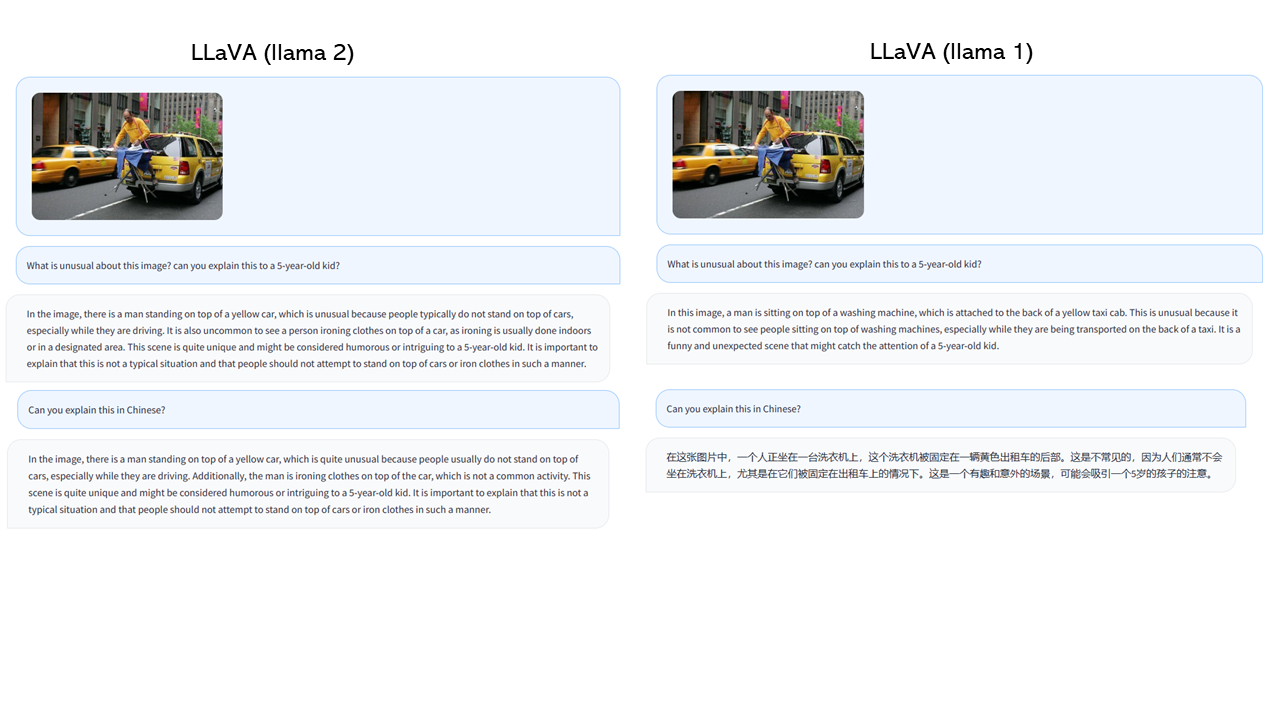
#> input picture LLaVA/images/llava_example_cmp.png, 1280 x 720 px
$ python -i crop_regional.py   (imports and definitions only)
#> lines starting #> are read from the running program, lines starting #| are printed output that depends on the picture; after the words box and inside, x2 and y2 are one past the last pixel; in counts of white or black regions, pixels touching at a corner belong together
#> in crop, image is the input picture: shape (720, 1280, 3); mean B, G, R 241, 238.9, 237.1
from __future__ import print_function
from __future__ import division
import cv2
import numpy as np
import os
from PIL import Image
from builtins import range
from past.utils import old_div
from scipy import optimize
import pdb
import multiprocessing
from functools import reduce
import json
from tqdm import tqdm

INF = 1e9


# [40 lines left out: functions findMaxRect, residual, not called in this run]


########################################################################
def residual_star(args):
    return residual(*args)


########################################################################
# [10 lines left out: function get_rectangle_coord, not called in this run]


########################################################################
def findRotMaxRect(data_in, flag_opt=False, flag_parallel=False, nbre_angle=10, flag_out=None, flag_enlarge_img=False, limit_image_size=300):
    '''
    flag_opt     : True only nbre_angle are tested between 90 and 180
                        and a opt descent algo is run on the best fit
                   False 100 angle are tested from 90 to 180.
    flag_parallel: only valid when flag_opt=False. the 100 angle are run on multithreading
    flag_out     : angle and rectangle of the rotated image are output together with the rectangle of the original image
    flag_enlarge_img : the image used in the function is double of the size of the original to ensure all feature stay in when rotated
    limit_image_size : control the size numbre of pixel of the image use in the function.
                       this speeds up the code but can give approximated results if the shape is not simple
    '''

    # time_s = datetime.datetime.now()

    # make the image square
    # ----------------
    nx_in, ny_in = data_in.shape
    if nx_in != ny_in:
        n = max([nx_in, ny_in])
        data_square = np.ones([n, n])
        xshift = old_div((n - nx_in), 2)
        yshift = old_div((n - ny_in), 2)
        if yshift == 0:
            data_square[xshift:(xshift + nx_in), :] = data_in[:, :]
        else:
            data_square[:, yshift:(yshift + ny_in)] = data_in[:, :]
    else:
        xshift = 0
        yshift = 0
        data_square = data_in

    # apply scale factor if image bigger than limit_image_size
    # ----------------
    if data_square.shape[0] > limit_image_size:
        data_small = cv2.resize(data_square, (limit_image_size, limit_image_size), interpolation=0)
        scale_factor = old_div(1. * data_square.shape[0], data_small.shape[0])
    else:
        data_small = data_square
        scale_factor = 1

    # set the input data with an odd number of point in each dimension to make rotation easier
    # ----------------
    nx, ny = data_small.shape
    nx_extra = -nx
    ny_extra = -ny
    if nx % 2 == 0:
        nx += 1
        nx_extra = 1
    if ny % 2 == 0:
        ny += 1
        ny_extra = 1
    data_odd = np.ones([data_small.shape[0] + max([0, nx_extra]), data_small.shape[1] + max([0, ny_extra])])
    data_odd[:-nx_extra, :-ny_extra] = data_small
    nx, ny = data_odd.shape

    nx_odd, ny_odd = data_odd.shape

    if flag_enlarge_img:
        data = np.zeros([2 * data_odd.shape[0] + 1, 2 * data_odd.shape[1] + 1]) + 1
        nx, ny = data.shape
        data[old_div(nx, 2) - old_div(nx_odd, 2):old_div(nx, 2) + old_div(nx_odd, 2), old_div(ny, 2) - old_div(ny_odd, 2):old_div(ny, 2) + old_div(ny_odd, 2)] = data_odd
    else:
        data = np.copy(data_odd)
        nx, ny = data.shape

    # print (datetime.datetime.now()-time_s).total_seconds()

    if flag_opt:
        myranges_brute = ([(90., 180.),])
        coeff0 = np.array([0.,])
        coeff1 = optimize.brute(residual, myranges_brute, args=(data,), Ns=nbre_angle, finish=None)
        popt = optimize.fmin(residual, coeff1, args=(data,), xtol=5, ftol=1.e-5, disp=False)
        angle_selected = popt[0]

        # [5 lines of commented-out code are left out]

    else:
        rotation_angle = np.linspace(90, 180, 100 + 1)[:-1]
        args_here = []
        for angle in rotation_angle:
            args_here.append([angle, data])

        if flag_parallel:

            # set up a pool to run the parallel processing
            cpus = multiprocessing.cpu_count()
            pool = multiprocessing.Pool(processes=cpus)

            # then the map method of pool actually does the parallelisation

            results = pool.map(residual_star, args_here)

            pool.close()
            pool.join()

        else:
            results = []
            for arg in args_here:
                results.append(residual_star(arg))

        argmin = np.array(results).argmin()
        angle_selected = args_here[argmin][0]
    rectangle, M_rect_max, RotData = get_rectangle_coord(angle_selected, data, flag_out=True)
    # rectangle, M_rect_max  = get_rectangle_coord(angle_selected,data)

    # print (datetime.datetime.now()-time_s).total_seconds()

    # invert rectangle
    M_invert = cv2.invertAffineTransform(M_rect_max)
    rect_coord = [rectangle[:2], [rectangle[0], rectangle[3]],
                  rectangle[2:], [rectangle[2], rectangle[1]]]

    # [5 lines of commented-out code are left out]

    rect_coord_ori = []
    for coord in rect_coord:
        rect_coord_ori.append(np.dot(M_invert, [coord[0], (ny - 1) - coord[1], 1]))

    # transform to numpy coord of input image
    coord_out = []
    for coord in rect_coord_ori:
        coord_out.append([scale_factor * round(coord[0] - (old_div(nx, 2) - old_div(nx_odd, 2)), 0) - xshift,
                          scale_factor * round((ny - 1) - coord[1] - (old_div(ny, 2) - old_div(ny_odd, 2)), 0) - yshift])

    coord_out_rot = []
    coord_out_rot_h = []
    for coord in rect_coord:
        coord_out_rot.append([scale_factor * round(coord[0] - (old_div(nx, 2) - old_div(nx_odd, 2)), 0) - xshift,
                              scale_factor * round(coord[1] - (old_div(ny, 2) - old_div(ny_odd, 2)), 0) - yshift])
        coord_out_rot_h.append([scale_factor * round(coord[0] - (old_div(nx, 2) - old_div(nx_odd, 2)), 0),
                                scale_factor * round(coord[1] - (old_div(ny, 2) - old_div(ny_odd, 2)), 0)])

    # [18 lines of commented-out code are left out]

    if flag_out is None:
        return coord_out
    elif flag_out == 'rotation':
        return coord_out, angle_selected, coord_out_rot
    else:
        print('bad def in findRotMaxRect input. stop')
        pdb.set_trace()

######################################################


def factors(n):
    return set(reduce(list.__add__,
                      ([i, n // i] for i in range(1, int(n**0.5) + 1) if n % i == 0)))


# [15 lines left out: functions mindiff, rectSlope, not called in this run]


def remainred(img):
    # https://stackoverflow.com/questions/30331944/finding-red-color-in-image-using-python-opencv
    img_hsv = cv2.cvtColor(img, cv2.COLOR_BGR2HSV)
#> img_hsv: shape (720, 1280, 3); mean H, S, V 49.9, 11.2, 243.2

    # lower mask (0-10) -> (0-50)
    lower_red = np.array([0, 50, 50])
    upper_red = np.array([50, 255, 255])
    mask0 = cv2.inRange(img_hsv, lower_red, upper_red)
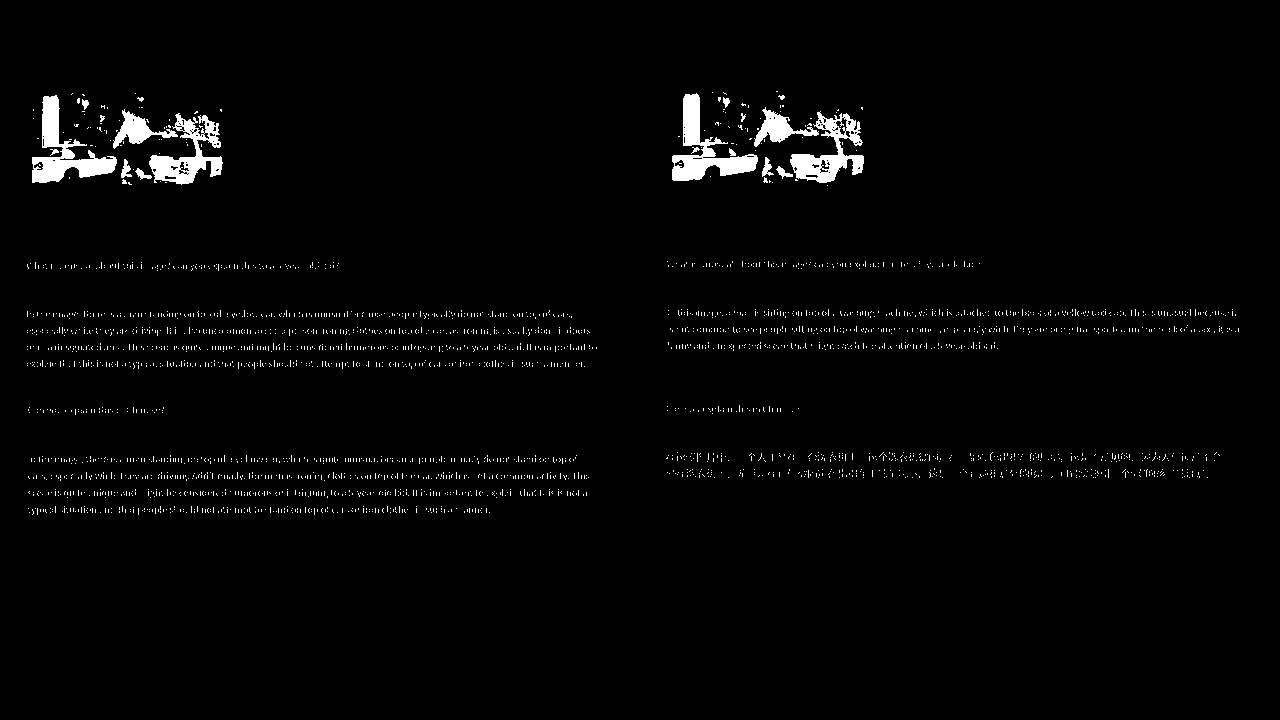
#> mask0: shape (720, 1280); 2.1% white; 3025 white regions (3006 under 20 px), largest, box (x1, y1, x2, y2) and area: (672, 93, 758, 181) 2596, (32, 95, 117, 183) 2589, (790, 111, 864, 183) 2159

    # upper mask (170-180) -> (160-190)
    lower_red = np.array([160, 50, 50])
    upper_red = np.array([190, 255, 255])
    mask1 = cv2.inRange(img_hsv, lower_red, upper_red)
#> mask1: shape (720, 1280); 0.18% white in thin lines or dots, all inside (x1, y1, x2, y2) = (27, 91, 1236, 513)

    # join my masks
    mask = mask0 + mask1
#> mask: shape (720, 1280); 2.3% white; 3072 white regions (3053 under 20 px), largest, box (x1, y1, x2, y2) and area: (672, 93, 758, 181) 2638, (32, 95, 117, 183) 2627, (149, 107, 223, 185) 2361

    # set my output img to zero everywhere except my mask
    output_img = img.copy()
    output_img[np.where(mask == 0)] = 0

    return output_img

def crop(image_path):
    image = cv2.imread(image_path)
    if image is None:
        raise IOError("Could not load the image.")
    image_cp = remainred(image)
    image_cp[:, :, 0] = 255
    image_cp[:, :, 1] = 255
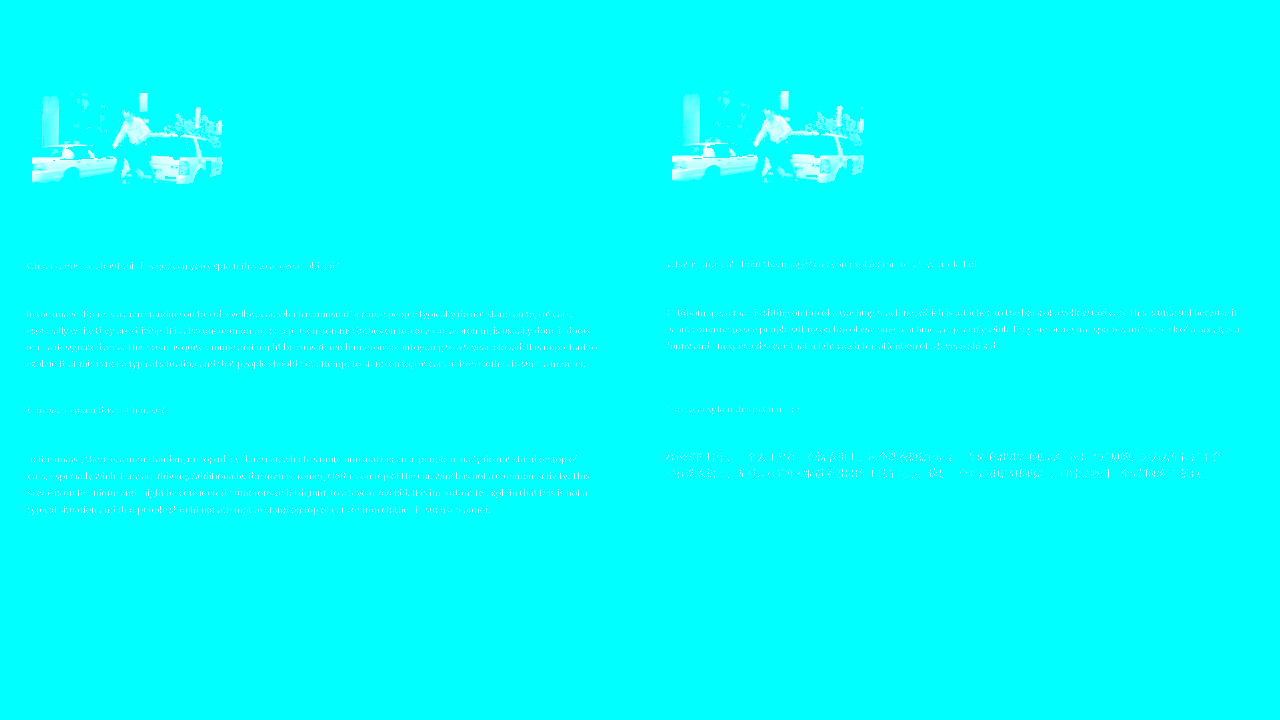
#> image_cp: shape (720, 1280, 3); mean B, G, R 255, 255, 3.6
    # image_rgb[:, :, 2] = 255 - image_rgb[:, :, 2]
    gray = cv2.cvtColor(image_cp, cv2.COLOR_BGR2GRAY)
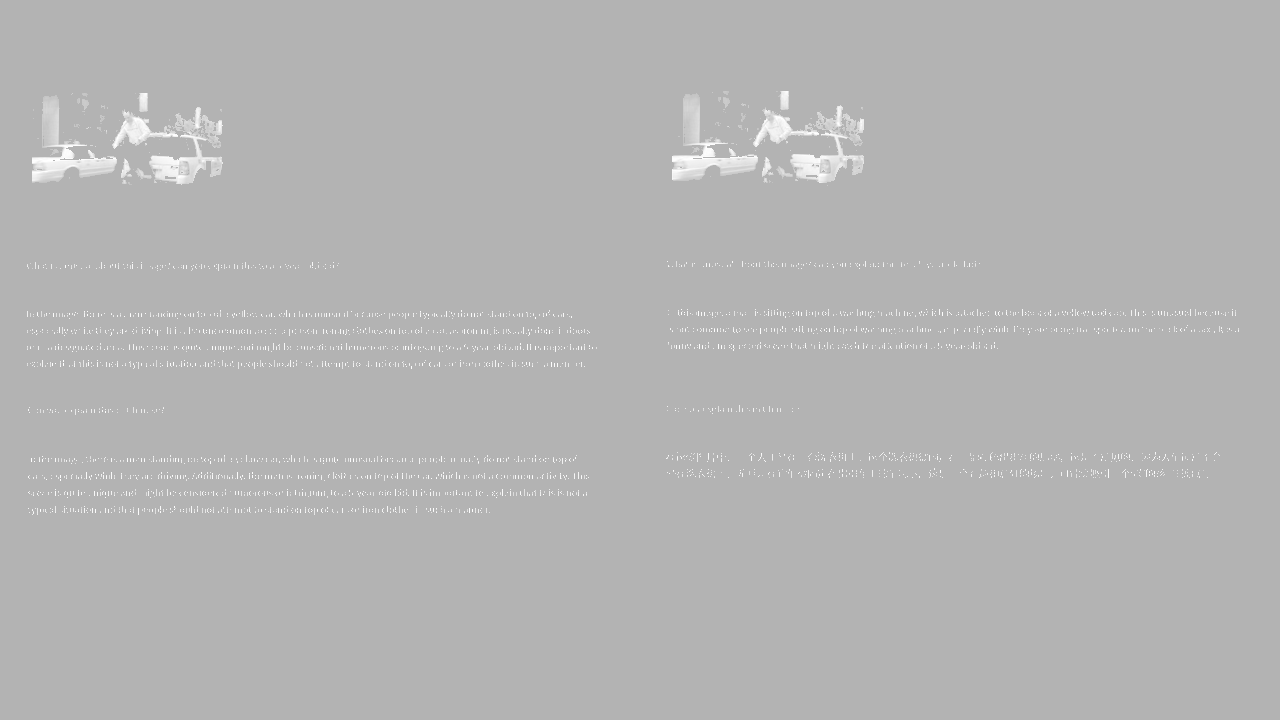
#> gray: shape (720, 1280); min 179, max 255, mean 180.1

    # Smooth the image to avoid noise, which is similar to converting the image to jpg and back to png
    # https://stackoverflow.com/questions/58466190/how-to-smooth-lines-in-the-image
    # kernel = np.ones((15, 15), np.uint8)
    # gray = cv2.morphologyEx(gray, cv2.MORPH_CLOSE, kernel)
    gray = cv2.GaussianBlur(gray, (5, 5), 0)
    # cv2.imwrite(f"{idx}_gray.png", gray)

    # Threshold to isolate bright (white) areas
    thresh1 = cv2.adaptiveThreshold(gray, 255, cv2.ADAPTIVE_THRESH_MEAN_C, cv2.THRESH_BINARY, 35, 0)
#> thresh1: shape (720, 1280); 5.7% white; 479 white regions (76 under 20 px), largest, box (x1, y1, x2, y2) and area: (671, 93, 759, 181) 2594, (31, 95, 118, 183) 2580, (149, 106, 224, 185) 2357
    _, thresh2 = cv2.threshold(gray, 210, 255, cv2.THRESH_BINARY)
#> thresh2: shape (720, 1280); 0.92% white; 35 white regions (18 under 20 px), largest, box (x1, y1, x2, y2) and area: (672, 108, 758, 180) 1739, (32, 110, 117, 182) 1701, (150, 131, 222, 184) 1275
    thresh = cv2.bitwise_and(thresh1, thresh2)
#> thresh: shape (720, 1280); 0.91% white; 35 white regions (18 under 20 px)

    # [6 lines of commented-out code are left out]
    contours, hierarchy = cv2.findContours(thresh, cv2.RETR_EXTERNAL, cv2.CHAIN_APPROX_NONE)
#> contours = 35 contours, 21 with area under 20; largest, box (x1, y1, x2, y2) and area: (672, 108, 758, 180) 1554, (32, 110, 117, 182) 1530, (150, 131, 222, 184) 1190, (791, 129, 863, 183) 1189, (754, 114, 819, 147) 662

    # blank = np.zeros_like(image)
    # cv2.drawContours(blank, cts, -1, (255, 255, 255), -1)
    # cv2.imwrite(f"{idx}_contours.png", blank)

    if not contours:
        print(f"No contours found.")
        return None

    blank = np.zeros_like(image)
    cv2.drawContours(blank, contours, -1, (255, 255, 255), -1)
#> blank: shape (720, 1280, 3); 0.93% white; 35 white regions (18 under 20 px), largest, box (x1, y1, x2, y2) and area: (672, 108, 758, 180) 1730, (32, 110, 117, 182) 1707, (791, 129, 863, 183) 1325
    # cv2.imwrite(os.path.join(pth, f"{idx}_contour.png"), blank)

    cts = []
    for ct in reversed(sorted(contours, key=cv2.contourArea)):
        if cv2.contourArea(ct) < 10:
            break
        # [8 lines of commented-out code are left out]

        blank = np.zeros_like(image)
        cv2.drawContours(blank, [ct], -1, (255, 255, 255), -1)
        blank = cv2.cvtColor(blank, cv2.COLOR_BGR2GRAY)[::-1].T

        # change with 0 and 1
        idx_in = np.where(blank == 255)
        # idx_out = np.where(blank == 0)
        blk = np.ones_like(blank)
        blk[idx_in] = 0

        # https://github.com/pogam/ExtractRect
        # https://stackoverflow.com/questions/32674256/how-to-adapt-or-resize-a-rectangle-inside-an-object-without-including-or-with-a
        try:
            rect_coord_ori, angle, coord_out_rot = findRotMaxRect(
                blk,
                flag_opt=True,
                nbre_angle=4,
                flag_parallel=False,
                flag_out='rotation',
                flag_enlarge_img=False,
                # limit_image_size=100
            )

            ct = np.int0([[[x, image.shape[0] - y]] for x, y in rect_coord_ori])
            slope = rectSlope(ct)
            if slope < 0.1:
                cts.append(ct)
        except Exception as e:
            break
#> this loop made 1 pass
#> (idx_in, nx_in in findRotMaxRect, ny_in in findRotMaxRect, n in findRotMaxRect) on pass 1: (1730 positions, rows 672 to 757, columns 540 to 611, 1280, 720, 1280)
#> pass 1, in crop, `blank = cv2.cvtColor(blank, cv2.COLOR_BGR2GRAY)[::-1].T`:
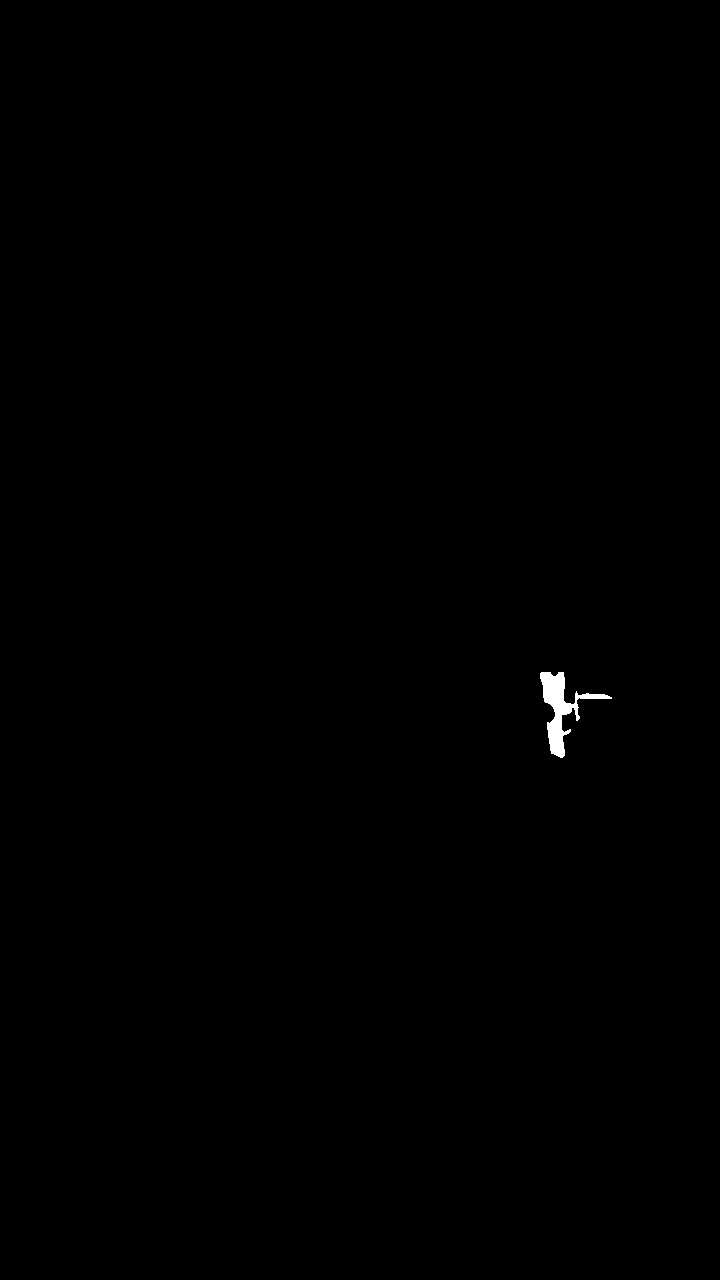
#> blank: shape (1280, 720); 0.19% white; 1 white region, box (x1, y1, x2, y2) and area: (540, 672, 612, 758) 1730
#> after the loop, cts = []
    if not cts:
        return None
    approx = max(cts, key=cv2.contourArea)

    # [15 lines of commented-out code are left out]
    mask = np.zeros_like(image)
    cv2.fillPoly(mask, [approx], (255, 255, 255))
    mask_gray = cv2.cvtColor(mask, cv2.COLOR_BGR2GRAY)
    _, mask_binary = cv2.threshold(mask_gray, 1, 255, cv2.THRESH_BINARY)

    # Use the mask to isolate the rectangle from the original image
    result = np.zeros_like(image)
    result[mask_binary == 255] = image[mask_binary == 255]

    result = Image.fromarray(cv2.cvtColor(result, cv2.COLOR_BGR2RGB))
    _, mask_binary = cv2.threshold(mask_gray, 1, 255, cv2.THRESH_BINARY)

    # find coordinates
    coords = cv2.findNonZero(mask_binary)

    # find the min, max
    x_min, y_min, w, h = cv2.boundingRect(coords)
    x_max = x_min + w - 1
    y_max = y_min + h - 1

    return result, (x_min, y_min, x_max, y_max)

# [19 lines not run here, left out]

#> (the run stopped early here; a loop or call above may not have finished)
